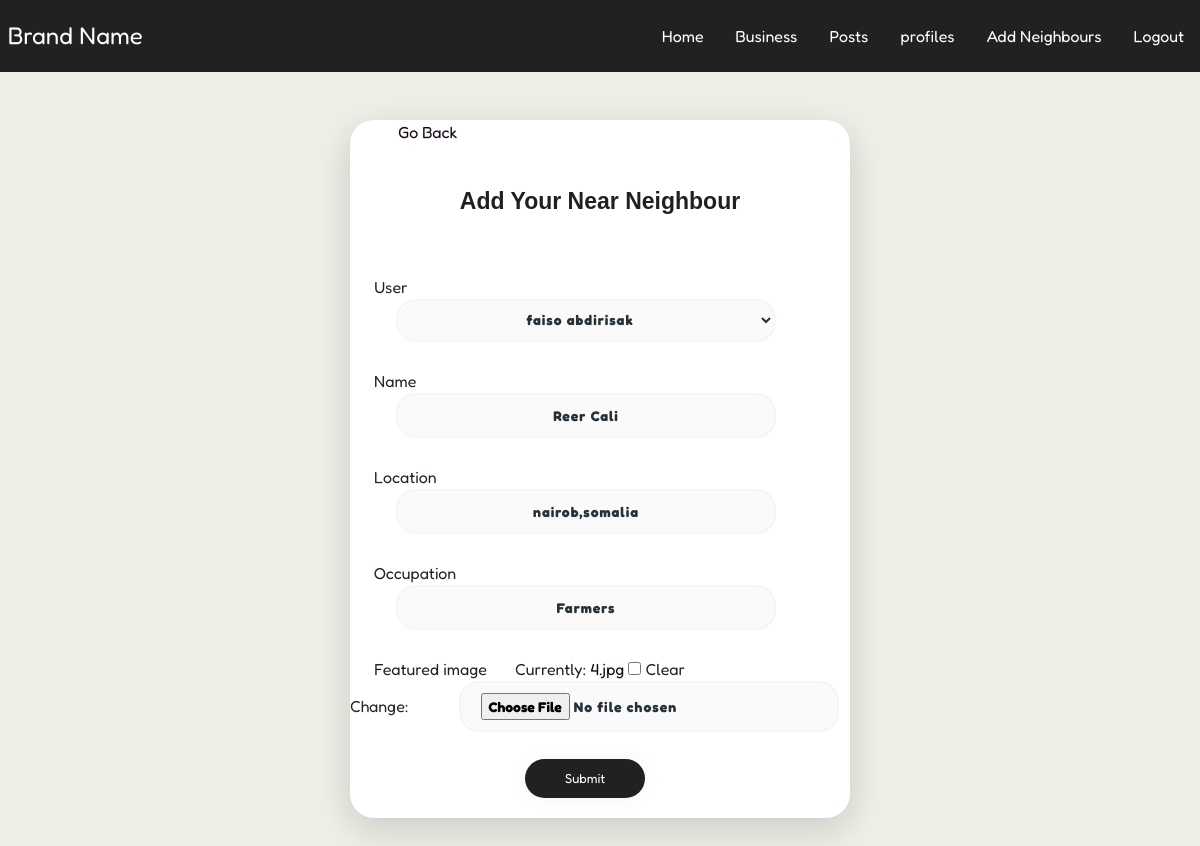
The page /update-neighbor/807a814f-ad3c-4c45-ba6c-a94ed86a6d94 (signed in) on the database its author committed.
### Myneighbor/models.py (models this page shows, shortened)
class Neighbor(models.Model):
    user= models.ForeignKey(Profile,null=True,blank=True,on_delete=models.SET_NULL)
    name=models.CharField(max_length=200)
    location=models.CharField(max_length=200,null=True,blank=True)
    occupation=models.CharField(max_length=200,null=True,blank=True)
    featured_image = models.ImageField(null=True,blank=True, default="default.jpg")
    created = models.DateTimeField(auto_now_add=True)
    id = models.UUIDField(default=uuid.uuid4,unique=True,primary_key=True,editable=False)

### Myneighbor/views.py (the view)
# urls.py: path('update-neighbor/<str:pk>', views.updateNeighbor, name='update-neighbor'),
@login_required(login_url='login')
def updateNeighbor(request,pk):
    neighbor=Neighbor.objects.get(id=pk)
    form=NeighborForm(instance=neighbor)
    if request.method=='POST':
        form=NeighborForm(request.POST,request.FILES, instance=neighbor)
        if form.is_valid():
            form.save()
            return redirect('neighbors')
    context={'form':form}
    return render(request, 'neighbours/neighbor_form.html',context)

### Myneighbor/forms.py
class NeighborForm(ModelForm):
    class Meta:
        model=Neighbor
        fields='__all__'
    def __init__(self, *args,**kwargs):
        super(NeighborForm,self).__init__(*args,**kwargs)
        for name,field in self.fields.items():
            field.widget.attrs.update({'class':'un'})

### users/models.py (called while the page is built)
    def __str__(self):
        return str(self.name)

### Myneighbor/templates/neighbours/neighbor_form.html (shortened to what this page needs)
{% extends 'base.html' %}
{% block content %}
<div class="main">
    <a href="{% url 'neighbors' %}" class=" m-5 pt-5">Go Back</a>
    <p class="sign" align="center">Add Your Near Neighbour</p>
    <form class="form1" method="POST" enctype="multipart/form-data">
        {% for field in form %}
        <label for ="forminput#text" class="text-center mx-4">{{field.label}}</label>
      {{field}}
    {% endfor %}
     <input type="submit" class="submit" align="center" >
    </div>
{% endblock %}

### static/styles/main.css (style rules this page uses)
* { margin: 0; padding: 0; box-sizing: border-box; }
body { font-family: 'Fredoka', sans-serif; background-color: rgb(237, 240, 231); }
.main { background-color: #FFFFFF; width: 500px; min-height: 500px; margin: 3em auto; border-radius: 1.5em; box-shadow: 0px 11px 35px 2px rgba(0, 0, 0, 0.14); }
.sign { padding-top: 40px; color: #221e24; font-family: 'Ubuntu', sans-serif; font-weight: bold; font-size: 23px; }
.un { width: 76%; color: rgb(38, 50, 56); font-weight: 700; font-size: 14px; letter-spacing: 1px; background: rgba(136, 126, 126, 0.04); padding: 10px 20px; border: none; border-radius: 20px; outline: none; box-sizing: border-box; border: 2px solid rgba(0, 0, 0, 0.02); margin-bottom: 50px; margin-left: 46px; text-align: center; margin-bottom: 27px; }
form.form1 { padding-top: 40px; }
.submit { cursor: pointer; border-radius: 5em; color: #fff; background-color:#232024; color: white; border: 0; padding-left: 40px; padding-right: 40px; padding-bottom: 10px; padding-top: 10px; margin-left: 35%; margin-bottom: 20px; font-size: 13px; box-shadow: 0 0 20px 1px rgba(0, 0, 0, 0.04); }
a { text-shadow: 0px 0px 3px rgba(117, 117, 117, 0.12); color: #140a16; text-decoration: none }

### rows shown on the page
Neighbor: form "faiso abdirisak" "Reer Cali" "nairob,somalia" "Farmers"

### other values the page prints
{{ field.label }} "User" "Name" "Location" "Occupation" "Featured image"
